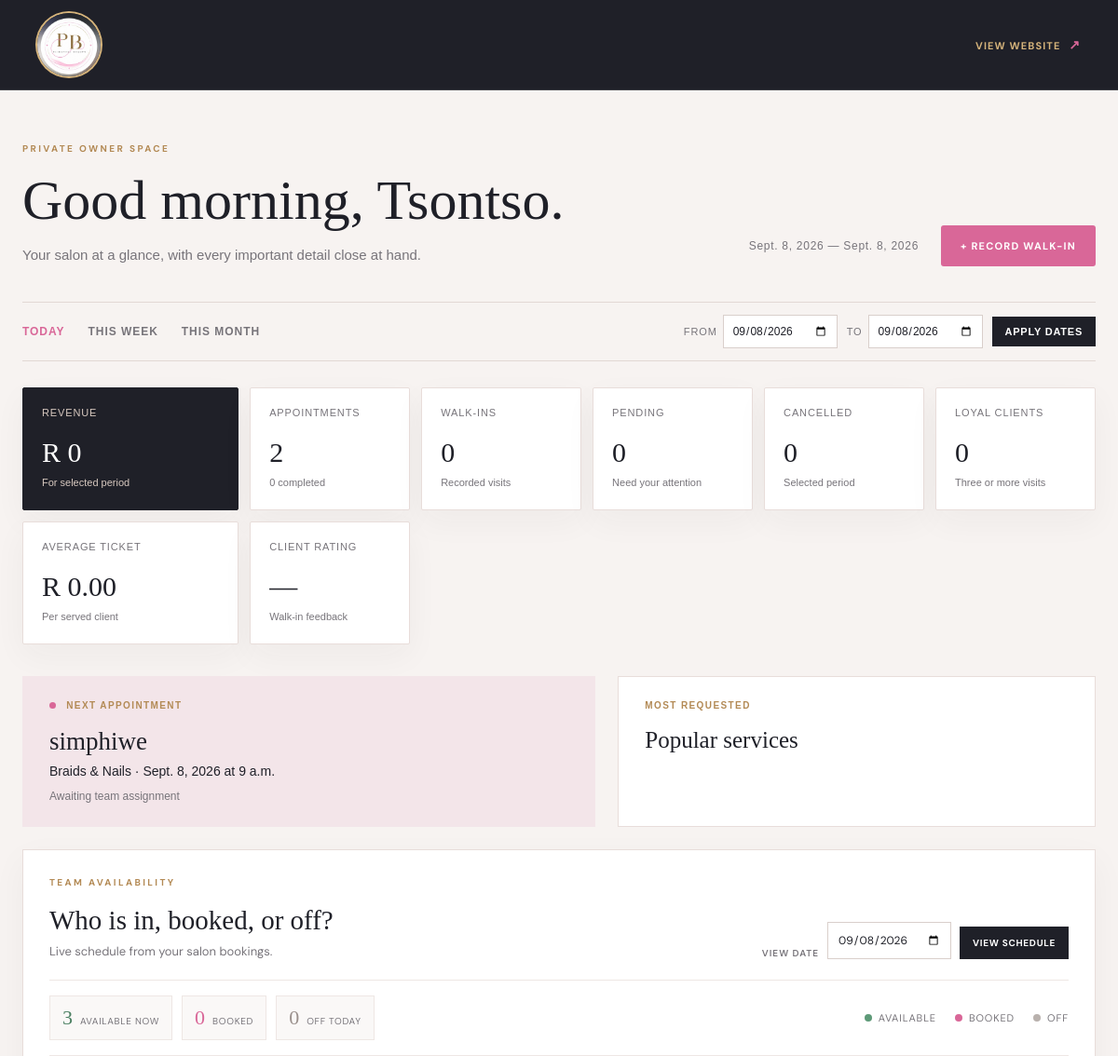
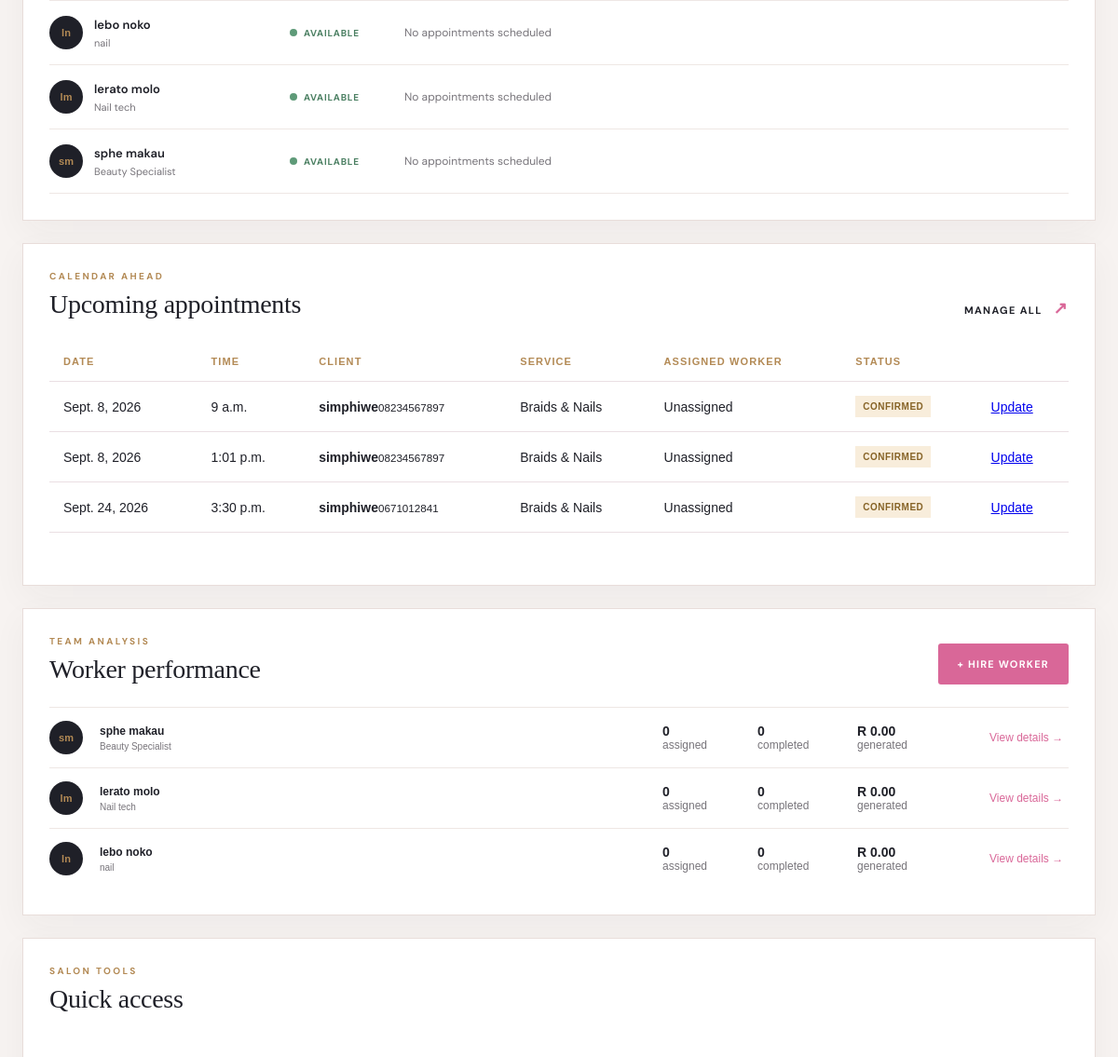
Page /owner/ (upper part) on the earlier database version (2 pictures, top to bottom).
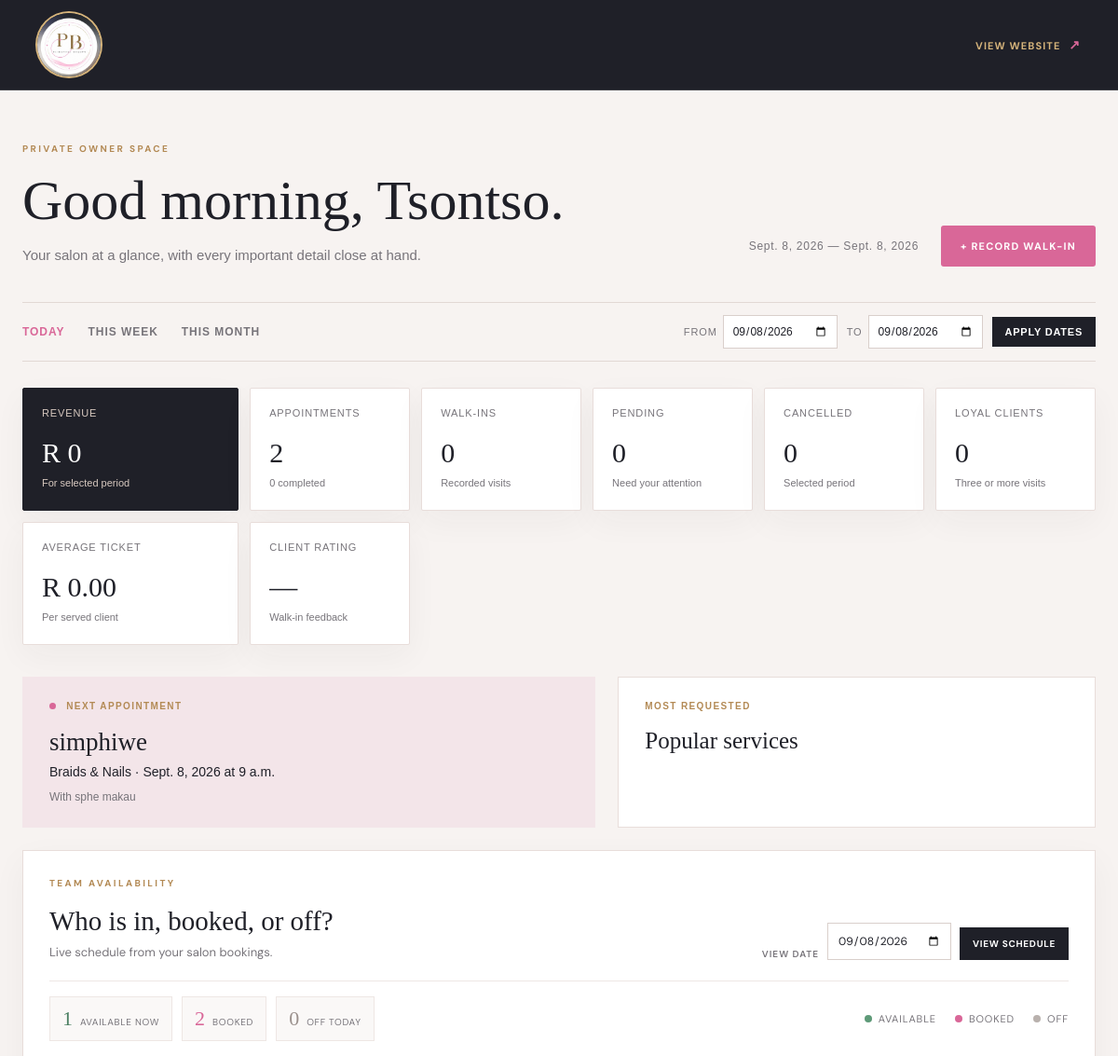
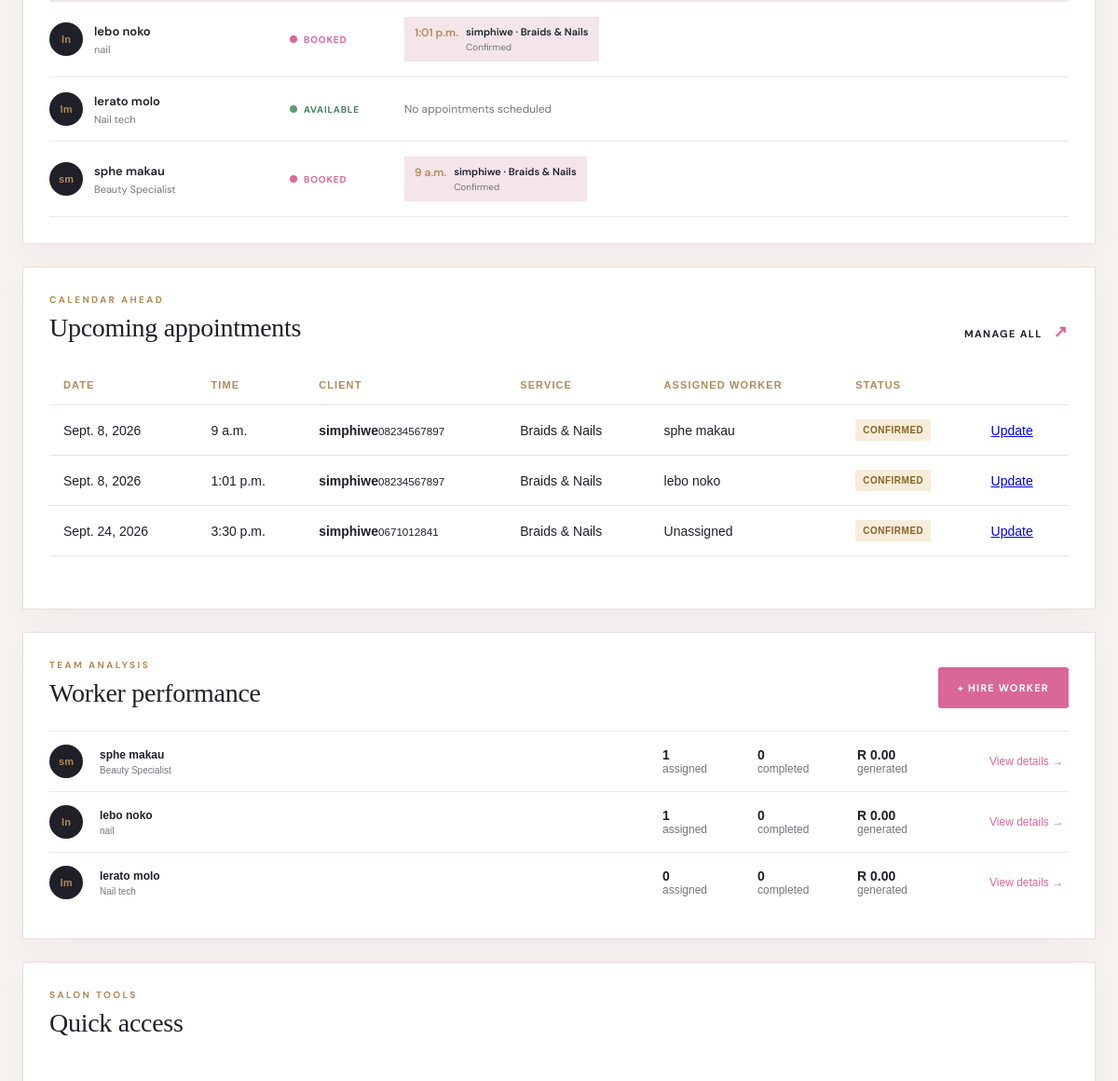
Same page on the later database version (2 pictures, top to bottom).
### core/models.py (models this page shows, shortened)
class Worker(models.Model):
    user = models.OneToOneField(settings.AUTH_USER_MODEL, on_delete=models.CASCADE, related_name='worker_profile')
    position = models.CharField(max_length=100, default='Beauty Specialist')
    phone = models.CharField(max_length=30, blank=True)
    joined_date = models.DateField(auto_now_add=True)
    is_active = models.BooleanField(default=True)
    def __str__(self):
        return self.user.get_full_name() or self.user.username

class Appointment(models.Model):
    PENDING = 'pending'
    CONFIRMED = 'confirmed'
    CHECKED_IN = 'checked_in'
    IN_PROGRESS = 'in_progress'
    COMPLETED = 'completed'
    CANCELLED = 'cancelled'
    STATUS_CHOICES = [(PENDING, 'Pending'), (CONFIRMED, 'Confirmed'), (CHECKED_IN, 'Checked In'),
                      (IN_PROGRESS, 'In Progress'), (COMPLETED, 'Completed'), (CANCELLED, 'Cancelled')]
    client = models.ForeignKey(Client, on_delete=models.CASCADE, related_name='appointments')
    service = models.ForeignKey(Service, on_delete=models.PROTECT, related_name='appointments')
    worker = models.ForeignKey(Worker, on_delete=models.SET_NULL, null=True, blank=True, related_name='appointments')
    appointment_date = models.DateField()
    appointment_time = models.TimeField()
    notes = models.TextField(blank=True)
    inspiration_image_1 = models.ImageField(upload_to='inspiration/', blank=True, null=True)
    inspiration_image_2 = models.ImageField(upload_to='inspiration/', blank=True, null=True)
    status = models.CharField(max_length=20, choices=STATUS_CHOICES, default=PENDING)
    created_at = models.DateTimeField(auto_now_add=True)
    paid_at = models.DateTimeField(null=True, blank=True)
    completed_at = models.DateTimeField(null=True, blank=True)
    class Meta:
        ordering = ['appointment_date', 'appointment_time']
        constraints = [models.UniqueConstraint(fields=['appointment_date', 'appointment_time', 'worker'], name='unique_worker_slot')]

class Client(models.Model):
    user = models.OneToOneField(settings.AUTH_USER_MODEL, on_delete=models.SET_NULL, null=True, blank=True, related_name='client_profile')
    full_name = models.CharField(max_length=150)
    phone = models.CharField(max_length=30)
    email = models.EmailField(blank=True)
    registered_at = models.DateTimeField(auto_now_add=True)
    notes = models.TextField(blank=True)

class Service(models.Model):
    name = models.CharField(max_length=120)
    description = models.TextField(blank=True)
    duration_minutes = models.PositiveIntegerField(default=60)
    price = models.DecimalField(max_digits=10, decimal_places=2)
    is_active = models.BooleanField(default=True)

### core/views.py (the view)
    def wrapped(request, *args, **kwargs):
        profile = getattr(request.user, 'profile', None)
        if request.user.is_authenticated and not (profile and profile.role == Profile.OWNER):
            raise PermissionDenied
        return view_func(request, *args, **kwargs)

### core/views.py (called while the page is built)
def owner_required(view_func):
    def wrapped(request, *args, **kwargs):
        profile = getattr(request.user, 'profile', None)
        if request.user.is_authenticated and not (profile and profile.role == Profile.OWNER):
            raise PermissionDenied
        return view_func(request, *args, **kwargs)
    return wrapped

def selected_period(request):
    today = timezone.localdate()
    period = request.GET.get('period', 'today')
    if period == 'week':
        return today - timedelta(days=today.weekday()), today
    if period == 'month':
        return today.replace(day=1), today
    try:
        start = date.fromisoformat(request.GET.get('start', ''))
        end = date.fromisoformat(request.GET.get('end', ''))
        if start <= end:
            return start, end
    except ValueError:
        pass
    return today, today

### templates/core/owner_dashboard.html (shortened to what the changed rows need)
{% extends 'core/base.html' %}
{% block content %}
<section class="owner-dashboard">
  <div class="owner-shell">
    <div class="owner-header">
      <div>
        <h1>Good morning, Tsontso.</h1>
      </div>
    </div>
    <div class="owner-insights">
      <article class="next-appointment">
        <div class="insight-label"><span class="live-dot"></span> NEXT APPOINTMENT</div>
        {% if next_appointment %}<strong>{{ next_appointment.client.full_name }}</strong><span>{{ next_appointment.service.name }} &middot; {{ next_appointment.appointment_date }} at {{ next_appointment.appointment_time }}</span><small>{% if next_appointment.worker %}With {{ next_appointment.worker }}{% else %}Awaiting team assignment{% endif %}</small>{% else %}<strong>Your day is clear.</strong><span>No upcoming appointments have been booked.</span><small>Keep your calendar open for new requests.</small>{% endif %}
      </article>
      <article class="service-insight"><h2>Popular services</h2></article>
    </div>
    <section class="schedule-panel">
      <div class="schedule-heading">
        <div><p class="eyebrow">TEAM AVAILABILITY</p><h2>Who is in, booked, or off?</h2><p>Live schedule from your salon bookings.</p></div>
      </div>
      <div class="schedule-pulse"><div class="pulse-stat pulse-available"><strong>{{ schedule_counts.available }}</strong><span>Available now</span></div><div class="pulse-stat pulse-booked"><strong>{{ schedule_counts.booked }}</strong><span>Booked</span></div></div>
      <div class="schedule-list">
        {% for item in worker_schedule %}
        <article class="schedule-row">
          <div class="schedule-worker"><span class="worker-avatar">{{ item.worker.user.first_name|first }}{{ item.worker.user.last_name|first }}</span><div><strong>{{ item.worker.user.get_full_name|default:item.worker.user.username }}</strong><small>{{ item.worker.position }}</small></div></div>
          <div class="schedule-status status-{{ item.status }}"><i class="schedule-dot {{ item.status }}"></i>{% if item.status == 'available' %}Available{% elif item.status == 'booked' %}Booked{% else %}Off{% endif %}</div>
          <div class="schedule-appointments">{% for appointment in item.appointments %}<a href="{% url 'appointment_manage' appointment.pk %}"><strong>{{ appointment.appointment_time }}</strong><span>{{ appointment.client.full_name }} · {{ appointment.service.name }}</span><small>{{ appointment.get_status_display }}</small></a>{% empty %}<span class="schedule-empty">{% if item.status == 'off' %}Not active today{% else %}No appointments scheduled{% endif %}</span>{% endfor %}</div>
        </article>
        {% empty %}<p class="empty-copy">No workers have been added yet.</p>{% endfor %}
      </div>
    </section>
    <section class="performance-panel upcoming-owner-panel"><div class="workspace-heading"><div><p class="eyebrow">CALENDAR AHEAD</p><h2>Upcoming appointments</h2></div><a class="text-link" href="{% url 'owner_appointments' %}">Manage all <span aria-hidden="true">↗</span></a></div><div class="table-wrap"><table><thead><tr><th>Date</th><th>Time</th><th>Client</th><th>Service</th><th>Assigned worker</th><th>Status</th><th></th></tr></thead><tbody>{% for appointment in upcoming_appointments %}<tr><td>{{ appointment.appointment_date }}</td><td>{{ appointment.appointment_time }}</td><td><strong>{{ appointment.client.full_name }}</strong><small>{{ appointment.client.phone }}</small></td><td>{{ appointment.service.name }}</td><td>{{ appointment.worker|default:'Unassigned' }}</td><td><span class="status status-{{ appointment.status }}">{{ appointment.get_status_display }}</span></td><td><a href="{% url 'appointment_manage' appointment.pk %}">Update</a></td></tr>{% endfor %}</tbody></table></div></section>
    <div class="performance-panel">
      <div class="workspace-heading"><div><p class="eyebrow">TEAM ANALYSIS</p><h2>Worker performance</h2></div><a class="btn-primary" href="{% url 'worker_create' %}">+ Hire worker</a></div>
      <div class="performance-grid">{% for worker in worker_performance %}<a class="performance-row" href="{% url 'worker_detail' worker.pk %}"><div class="worker-avatar">{{ worker.user.first_name|first }}{{ worker.user.last_name|first }}</div><div><strong>{{ worker.user.get_full_name|default:worker.user.username }}</strong><small>{{ worker.position }}</small></div><span><b>{{ worker.assigned_services|add:worker.walk_in_count }}</b> assigned</span><span><b>{{ worker.completed_services }}</b> completed</span><span><b>R {{ worker.total_revenue|default:'0.00' }}</b> generated</span><span class="view-work">View details &rarr;</span></a>{% endfor %}</div>
    </div>
    <div class="owner-workspace owner-tools-row">
      <aside class="owner-sidebar">
        <div class="workspace-heading"><div><p class="eyebrow">SALON TOOLS</p><h2>Quick access</h2></div></div>
      </aside>
    </div>
  </div>
</section>
{% endblock %}

Differences in the rows shown:
changed Appointment: worker (not shown) → "sphe makau"; worker "Unassigned" → "sphe makau"
changed Worker "nail": gains Appointment (appointment_time "1:01 p.m.", client.full_name "simphiwe", service.name "Braids & Nails", status "Confirmed", appointment_date "Sept. 8, 2026", client.phone "08234567897", worker "lebo noko", status "CONFIRMED"); assigned_services|add "0" → "1"; text "AVAILABLE No appointments scheduled" → "BOOKED"; moves up the list
changed Appointment: worker "Unassigned" → "lebo noko"
changed Worker "Beauty Specialist": gains Appointment (client.full_name "simphiwe", service.name "Braids & Nails", appointment_date "Sept. 8, 2026", appointment_time "9 a.m.", worker "sphe makau", status "Confirmed", client.phone "08234567897", status "CONFIRMED"); assigned_services|add "0" → "1"; text "AVAILABLE No appointments scheduled" → "BOOKED"
Other differences:
{{ schedule_counts.available }}: "3" → "1"
{{ schedule_counts.booked }}: "0" → "2"
text no longer shown: "Awaiting team assignment"
text now shown: "With"
